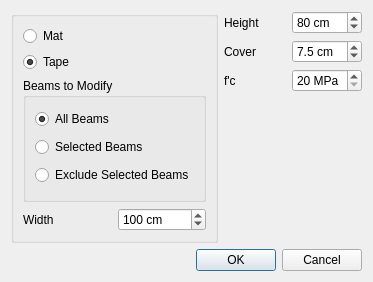
<?xml version="1.0" encoding="UTF-8"?>
<ui version="4.0">
 <class>Dialog</class>
 <widget class="QDialog" name="Dialog">
  <property name="geometry">
   <rect>
    <x>0</x>
    <y>0</y>
    <width>373</width>
    <height>282</height>
   </rect>
  </property>
  <property name="windowTitle">
   <string>beam torsion options</string>
  </property>
  <layout class="QVBoxLayout" name="verticalLayout_3">
   <item>
    <layout class="QHBoxLayout" name="horizontalLayout_2">
     <item>
      <widget class="QGroupBox" name="groupBox_2">
       <property name="title">
        <string/>
       </property>
       <layout class="QVBoxLayout" name="verticalLayout">
        <item>
         <widget class="QRadioButton" name="mat">
          <property name="text">
           <string>Mat</string>
          </property>
         </widget>
        </item>
        <item>
         <widget class="QRadioButton" name="tape">
          <property name="text">
           <string>Tape</string>
          </property>
          <property name="checked">
           <bool>true</bool>
          </property>
         </widget>
        </item>
        <item>
         <widget class="QGroupBox" name="beams_group">
          <property name="title">
           <string>Beams to Modify</string>
          </property>
          <layout class="QVBoxLayout" name="verticalLayout_2">
           <item>
            <widget class="QRadioButton" name="all_beams">
             <property name="text">
              <string>All Beams</string>
             </property>
             <property name="checked">
              <bool>true</bool>
             </property>
            </widget>
           </item>
           <item>
            <widget class="QRadioButton" name="selected_beams">
             <property name="text">
              <string>Selected Beams</string>
             </property>
             <property name="checked">
              <bool>false</bool>
             </property>
            </widget>
           </item>
           <item>
            <widget class="QRadioButton" name="exclude_selected_beams">
             <property name="text">
              <string>Exclude Selected Beams</string>
             </property>
            </widget>
           </item>
          </layout>
         </widget>
        </item>
        <item>
         <layout class="QHBoxLayout" name="horizontalLayout">
          <item>
           <widget class="QLabel" name="width_label">
            <property name="text">
             <string>Width</string>
            </property>
           </widget>
          </item>
          <item>
           <widget class="QSpinBox" name="width">
            <property name="suffix">
             <string> cm</string>
            </property>
            <property name="minimum">
             <number>10</number>
            </property>
            <property name="maximum">
             <number>1000</number>
            </property>
            <property name="singleStep">
             <number>5</number>
            </property>
            <property name="value">
             <number>100</number>
            </property>
           </widget>
          </item>
         </layout>
        </item>
       </layout>
      </widget>
     </item>
     <item>
      <layout class="QGridLayout" name="gridLayout">
       <item row="0" column="0">
        <widget class="QLabel" name="label">
         <property name="text">
          <string>Height</string>
         </property>
        </widget>
       </item>
       <item row="2" column="0">
        <widget class="QLabel" name="label_3">
         <property name="text">
          <string>f'c</string>
         </property>
        </widget>
       </item>
       <item row="1" column="1">
        <widget class="QDoubleSpinBox" name="doubleSpinBox">
         <property name="suffix">
          <string> cm</string>
         </property>
         <property name="decimals">
          <number>1</number>
         </property>
         <property name="minimum">
          <double>1.000000000000000</double>
         </property>
         <property name="maximum">
          <double>15.000000000000000</double>
         </property>
         <property name="value">
          <double>7.500000000000000</double>
         </property>
        </widget>
       </item>
       <item row="2" column="1">
        <widget class="QSpinBox" name="spinBox_3">
         <property name="suffix">
          <string> MPa</string>
         </property>
         <property name="minimum">
          <number>20</number>
         </property>
        </widget>
       </item>
       <item row="0" column="1">
        <widget class="QSpinBox" name="spinBox">
         <property name="suffix">
          <string> cm</string>
         </property>
         <property name="maximum">
          <number>500</number>
         </property>
         <property name="singleStep">
          <number>5</number>
         </property>
         <property name="value">
          <number>80</number>
         </property>
        </widget>
       </item>
       <item row="1" column="0">
        <widget class="QLabel" name="label_2">
         <property name="text">
          <string>Cover</string>
         </property>
        </widget>
       </item>
       <item row="3" column="0" colspan="2">
        <spacer name="verticalSpacer">
         <property name="orientation">
          <enum>Qt::Vertical</enum>
         </property>
         <property name="sizeHint" stdset="0">
          <size>
           <width>20</width>
           <height>40</height>
          </size>
         </property>
        </spacer>
       </item>
      </layout>
     </item>
    </layout>
   </item>
   <item>
    <widget class="QDialogButtonBox" name="buttonBox">
     <property name="orientation">
      <enum>Qt::Horizontal</enum>
     </property>
     <property name="standardButtons">
      <set>QDialogButtonBox::Cancel|QDialogButtonBox::Ok</set>
     </property>
    </widget>
   </item>
  </layout>
 </widget>
 <resources/>
 <connections>
  <connection>
   <sender>buttonBox</sender>
   <signal>accepted()</signal>
   <receiver>Dialog</receiver>
   <slot>accept()</slot>
   <hints>
    <hint type="sourcelabel">
     <x>248</x>
     <y>254</y>
    </hint>
    <hint type="destinationlabel">
     <x>157</x>
     <y>274</y>
    </hint>
   </hints>
  </connection>
  <connection>
   <sender>buttonBox</sender>
   <signal>rejected()</signal>
   <receiver>Dialog</receiver>
   <slot>reject()</slot>
   <hints>
    <hint type="sourcelabel">
     <x>316</x>
     <y>260</y>
    </hint>
    <hint type="destinationlabel">
     <x>286</x>
     <y>274</y>
    </hint>
   </hints>
  </connection>
 </connections>
</ui>
